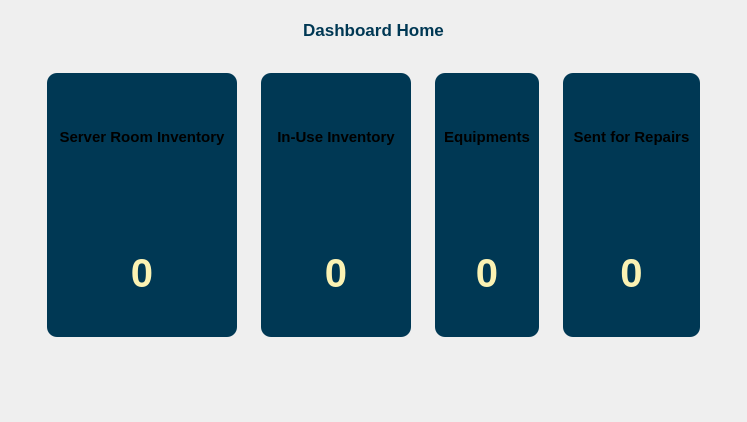
               <widget class="QWidget" name="homePage">
                <property name="styleSheet">
                 <string notr="true">

#equipmentWidget,#inuseInvWidget,#sentforrepairWidget,#serverRoomWidget{
  background: #003854;
border-radius:10px;
  padding: 10px;
color:#FFBD59;
}




</string>
                </property>
                <layout class="QVBoxLayout" name="verticalLayout_19">
                 <item>
                  <widget class="QWidget" name="homeDashboardWidget" native="true">
                   <property name="styleSheet">
                    <string notr="true">#sendRepairtoServerGroupBox QGroupBox{
color:#4e5f8b;
border:1px dashed #4e5f8b;
}
 #sendRepairtoUserGroupBox QGroupBox{
color:#4e5f8b;
border:1px dotted #4e5f8b;
}</string>
                   </property>
                   <layout class="QVBoxLayout" name="verticalLayout_67">
                    <item>
                     <widget class="QLabel" name="label_8">
                      <property name="font">
                       <font>
                        <pointsize>13</pointsize>
                        <weight>75</weight>
                        <bold>true</bold>
                       </font>
                      </property>
                      <property name="styleSheet">
                       <string notr="true">color:#003854;</string>
                      </property>
                      <property name="text">
                       <string>Dashboard Home</string>
                      </property>
                      <property name="alignment">
                       <set>Qt::AlignCenter</set>
                      </property>
                     </widget>
                    </item>
                    <item>
                     <widget class="QWidget" name="widget_71" native="true">
                      <layout class="QHBoxLayout" name="horizontalLayout_84">
                       <item>
                        <widget class="QWidget" name="homeDashboardTopWidget" native="true">
                         <property name="sizePolicy">
                          <sizepolicy hsizetype="Preferred" vsizetype="Preferred">
                           <horstretch>0</horstretch>
                           <verstretch>0</verstretch>
                          </sizepolicy>
                         </property>
                         <property name="minimumSize">
                          <size>
                           <width>0</width>
                           <height>300</height>
                          </size>
                         </property>
                         <layout class="QHBoxLayout" name="horizontalLayout_92">
                          <item>
                           <widget class="QWidget" name="homeDashboardCountWidget" native="true">
                            <layout class="QVBoxLayout" name="verticalLayout_87">
                             <item>
                              <widget class="QWidget" name="serverRoomWidget" native="true">
                               <layout class="QVBoxLayout" name="verticalLayout_68">
                                <item>
                                 <widget class="QLabel" name="label_59">
                                  <property name="font">
                                   <font>
                                    <pointsize>11</pointsize>
                                    <weight>75</weight>
                                    <bold>true</bold>
                                   </font>
                                  </property>
                                  <property name="styleSheet">
                                   <string notr="true"/>
                                  </property>
                                  <property name="text">
                                   <string>Server Room Inventory</string>
                                  </property>
                                  <property name="alignment">
                                   <set>Qt::AlignCenter</set>
                                  </property>
                                 </widget>
                                </item>
                                <item>
                                 <spacer name="horizontalSpacer_8">
                                  <property name="orientation">
                                   <enum>Qt::Horizontal</enum>
                                  </property>
                                  <property name="sizeHint" stdset="0">
                                   <size>
                                    <width>172</width>
                                    <height>20</height>
                                   </size>
                                  </property>
                                 </spacer>
                                </item>
                                <item>
                                 <widget class="QLabel" name="serverRoomDashCount">
                                  <property name="font">
                                   <font>
                                    <pointsize>30</pointsize>
                                    <weight>75</weight>
                                    <bold>true</bold>
                                   </font>
                                  </property>
                                  <property name="styleSheet">
                                   <string notr="true">
color:#fbf2b3;
</string>
                                  </property>
                                  <property name="text">
                                   <string>0</string>
                                  </property>
                                  <property name="alignment">
                                   <set>Qt::AlignCenter</set>
                                  </property>
                                 </widget>
                                </item>
                               </layout>
                              </widget>
                             </item>
                            </layout>
                           </widget>
                          </item>
                          <item>
                           <widget class="QWidget" name="widget_117" native="true">
                            <layout class="QVBoxLayout" name="verticalLayout_82">
                             <item>
                              <widget class="QWidget" name="inuseInvWidget" native="true">
                               <layout class="QVBoxLayout" name="verticalLayout_81">
                                <item>
                                 <widget class="QLabel" name="label_65">
                                  <property name="font">
                                   <font>
                                    <pointsize>11</pointsize>
                                    <weight>75</weight>
                                    <bold>true</bold>
                                   </font>
                                  </property>
                                  <property name="styleSheet">
                                   <string notr="true"/>
                                  </property>
                                  <property name="text">
                                   <string>In-Use Inventory</string>
                                  </property>
                                  <property name="alignment">
                                   <set>Qt::AlignCenter</set>
                                  </property>
                                 </widget>
                                </item>
                                <item>
                                 <spacer name="horizontalSpacer_11">
                                  <property name="orientation">
                                   <enum>Qt::Horizontal</enum>
                                  </property>
                                  <property name="sizeHint" stdset="0">
                                   <size>
                                    <width>132</width>
                                    <height>20</height>
                                   </size>
                                  </property>
                                 </spacer>
                                </item>
                                <item>
                                 <widget class="QLabel" name="inuseRoomDashCount">
                                  <property name="font">
                                   <font>
                                    <pointsize>30</pointsize>
                                    <weight>75</weight>
                                    <bold>true</bold>
                                   </font>
                                  </property>
                                  <property name="styleSheet">
                                   <string notr="true">
color:#fbf2b3;
</string>
                                  </property>
                                  <property name="text">
                                   <string>0</string>
                                  </property>
                                  <property name="alignment">
                                   <set>Qt::AlignCenter</set>
                                  </property>
                                 </widget>
                                </item>
                               </layout>
                              </widget>
                             </item>
                            </layout>
                           </widget>
                          </item>
                          <item>
                           <widget class="QWidget" name="widget_115" native="true">
                            <layout class="QVBoxLayout" name="verticalLayout_89">
                             <item>
                              <widget class="QWidget" name="equipmentWidget" native="true">
                               <layout class="QVBoxLayout" name="verticalLayout_88">
                                <item>
                                 <widget class="QLabel" name="label_64">
                                  <property name="font">
                                   <font>
                                    <pointsize>11</pointsize>
                                    <weight>75</weight>
                                    <bold>true</bold>
                                   </font>
                                  </property>
                                  <property name="styleSheet">
                                   <string notr="true"/>
                                  </property>
                                  <property name="text">
                                   <string>Equipments</string>
                                  </property>
                                  <property name="alignment">
                                   <set>Qt::AlignCenter</set>
                                  </property>
                                 </widget>
                                </item>
                                <item>
                                 <spacer name="horizontalSpacer_13">
                                  <property name="orientation">
                                   <enum>Qt::Horizontal</enum>
                                  </property>
                                  <property name="sizeHint" stdset="0">
                                   <size>
                                    <width>83</width>
                                    <height>20</height>
                                   </size>
                                  </property>
                                 </spacer>
                                </item>
                                <item>
                                 <widget class="QLabel" name="equipRoomCount">
                                  <property name="font">
                                   <font>
                                    <pointsize>30</pointsize>
                                    <weight>75</weight>
                                    <bold>true</bold>
                                   </font>
                                  </property>
                                  <property name="styleSheet">
                                   <string notr="true">
color:#fbf2b3;
</string>
                                  </property>
                                  <property name="text">
                                   <string>0</string>
                                  </property>
                                  <property name="alignment">
                                   <set>Qt::AlignCenter</set>
                                  </property>
                                 </widget>
                                </item>
                               </layout>
                              </widget>
                             </item>
                            </layout>
                           </widget>
                          </item>
                          <item>
                           <widget class="QWidget" name="widget_80" native="true">
                            <layout class="QVBoxLayout" name="verticalLayout_84">
                             <item>
                              <widget class="QWidget" name="sentforrepairWidget" native="true">
                               <layout class="QVBoxLayout" name="verticalLayout_76">
                                <item>
                                 <widget class="QLabel" name="label_61">
                                  <property name="font">
                                   <font>
                                    <pointsize>11</pointsize>
                                    <weight>75</weight>
                                    <bold>true</bold>
                                   </font>
                                  </property>
                                  <property name="styleSheet">
                                   <string notr="true"/>
                                  </property>
                                  <property name="text">
                                   <string>Sent for Repairs</string>
                                  </property>
                                  <property name="alignment">
                                   <set>Qt::AlignCenter</set>
                                  </property>
                                 </widget>
                                </item>
                                <item>
                                 <spacer name="horizontalSpacer_9">
                                  <property name="orientation">
                                   <enum>Qt::Horizontal</enum>
                                  </property>
                                  <property name="sizeHint" stdset="0">
                                   <size>
                                    <width>119</width>
                                    <height>20</height>
                                   </size>
                                  </property>
                                 </spacer>
                                </item>
                                <item>
                                 <widget class="QLabel" name="repairsRoomDashCount">
                                  <property name="font">
                                   <font>
                                    <pointsize>30</pointsize>
                                    <weight>75</weight>
                                    <bold>true</bold>
                                   </font>
                                  </property>
                                  <property name="styleSheet">
                                   <string notr="true">
color:#fbf2b3;
</string>
                                  </property>
                                  <property name="text">
                                   <string>0</string>
                                  </property>
                                  <property name="alignment">
                                   <set>Qt::AlignCenter</set>
                                  </property>
                                 </widget>
                                </item>
                               </layout>
                              </widget>
                             </item>
                            </layout>
                           </widget>
                          </item>
                         </layout>
                        </widget>
                       </item>
                      </layout>
                     </widget>
                    </item>
                    <item>
                     <widget class="QWidget" name="widget_112" native="true">
                      <layout class="QVBoxLayout" name="verticalLayout_83">
                       <item alignment="Qt::AlignHCenter|Qt::AlignVCenter">
                        <widget class="QLabel" name="label_72">
                         <property name="text">
                          <string/>
                         </property>
                         <property name="pixmap">
                          <pixmap>:/Images/Images/Yamaha-WaterMark.png</pixmap>
                         </property>
                         <property name="scaledContents">
                          <bool>true</bool>
                         </property>
                         <property name="alignment">
                          <set>Qt::AlignCenter</set>
                         </property>
                        </widget>
                       </item>
                      </layout>
                     </widget>
                    </item>
                   </layout>
                  </widget>
                 </item>
                </layout>
               </widget>
